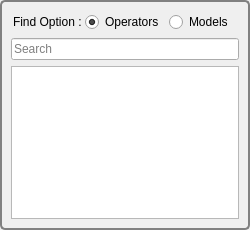
<?xml version="1.0" encoding="UTF-8"?>
<ui version="4.0">
 <class>Dialog</class>
 <widget class="QDialog" name="Dialog">
  <property name="geometry">
   <rect>
    <x>0</x>
    <y>0</y>
    <width>250</width>
    <height>230</height>
   </rect>
  </property>
  <property name="windowTitle">
   <string>Add Relation Objects</string>
  </property>
  <property name="autoFillBackground">
   <bool>false</bool>
  </property>
  <property name="sizeGripEnabled">
   <bool>false</bool>
  </property>
  <property name="modal">
   <bool>false</bool>
  </property>
  <layout class="QVBoxLayout" name="verticalLayout_2">
   <property name="spacing">
    <number>0</number>
   </property>
   <property name="leftMargin">
    <number>0</number>
   </property>
   <property name="topMargin">
    <number>0</number>
   </property>
   <property name="rightMargin">
    <number>0</number>
   </property>
   <property name="bottomMargin">
    <number>0</number>
   </property>
   <item>
    <widget class="QFrame" name="frame">
     <property name="autoFillBackground">
      <bool>false</bool>
     </property>
     <property name="styleSheet">
      <string notr="true">QFrame#frame
{
	border-width: 2px;
	border-radius: 5px;
	border-style: solid;
	border-color: gray;
}</string>
     </property>
     <property name="frameShape">
      <enum>QFrame::StyledPanel</enum>
     </property>
     <property name="lineWidth">
      <number>1</number>
     </property>
     <layout class="QVBoxLayout" name="verticalLayout">
      <item>
       <layout class="QHBoxLayout" name="horizontalLayout">
        <property name="spacing">
         <number>0</number>
        </property>
        <property name="leftMargin">
         <number>2</number>
        </property>
        <property name="topMargin">
         <number>3</number>
        </property>
        <property name="bottomMargin">
         <number>3</number>
        </property>
        <item>
         <widget class="QLabel" name="label">
          <property name="text">
           <string>Find Option :</string>
          </property>
         </widget>
        </item>
        <item>
         <widget class="QRadioButton" name="radioButtonOperator">
          <property name="focusPolicy">
           <enum>Qt::NoFocus</enum>
          </property>
          <property name="styleSheet">
           <string notr="true">QRadioButton
{
	margin-right: 8px;
}

QRadioButton::indicator
{
	width: 15px;
	height: 15px;
}</string>
          </property>
          <property name="text">
           <string>Operators</string>
          </property>
          <property name="checked">
           <bool>true</bool>
          </property>
          <attribute name="buttonGroup">
           <string notr="true">buttonGroup</string>
          </attribute>
         </widget>
        </item>
        <item>
         <widget class="QRadioButton" name="radioButtonModel">
          <property name="focusPolicy">
           <enum>Qt::NoFocus</enum>
          </property>
          <property name="styleSheet">
           <string notr="true">QRadioButton
{
	margin-right: 8px;
}

QRadioButton::indicator
{
	width: 15px;
	height: 15px;
}</string>
          </property>
          <property name="text">
           <string>Models</string>
          </property>
          <property name="checkable">
           <bool>true</bool>
          </property>
          <property name="checked">
           <bool>false</bool>
          </property>
          <attribute name="buttonGroup">
           <string notr="true">buttonGroup</string>
          </attribute>
         </widget>
        </item>
       </layout>
      </item>
      <item>
       <widget class="CustomLineEdit" name="lineEdit">
        <property name="sizePolicy">
         <sizepolicy hsizetype="Expanding" vsizetype="Fixed">
          <horstretch>0</horstretch>
          <verstretch>0</verstretch>
         </sizepolicy>
        </property>
        <property name="minimumSize">
         <size>
          <width>0</width>
          <height>22</height>
         </size>
        </property>
        <property name="text">
         <string/>
        </property>
        <property name="placeholderText">
         <string>Search</string>
        </property>
       </widget>
      </item>
      <item>
       <widget class="QListWidget" name="listWidget">
        <property name="focusPolicy">
         <enum>Qt::NoFocus</enum>
        </property>
        <property name="contextMenuPolicy">
         <enum>Qt::NoContextMenu</enum>
        </property>
        <property name="styleSheet">
         <string notr="true">QAbstractItemView::item
{
	min-height: 18px;
}</string>
        </property>
        <property name="verticalScrollBarPolicy">
         <enum>Qt::ScrollBarAsNeeded</enum>
        </property>
        <property name="horizontalScrollBarPolicy">
         <enum>Qt::ScrollBarAlwaysOff</enum>
        </property>
       </widget>
      </item>
     </layout>
    </widget>
   </item>
  </layout>
 </widget>
 <customwidgets>
  <customwidget>
   <class>CustomLineEdit</class>
   <extends>QLineEdit</extends>
   <header>CustomLineEdit.h</header>
  </customwidget>
 </customwidgets>
 <resources/>
 <connections/>
 <buttongroups>
  <buttongroup name="buttonGroup"/>
 </buttongroups>
</ui>
